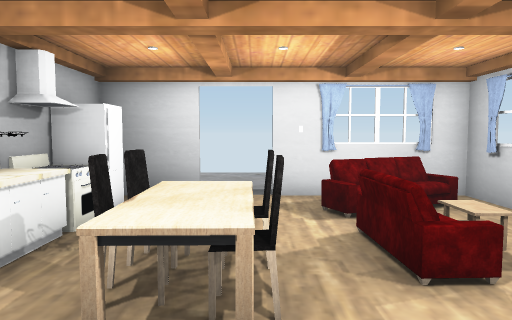
[1] (above)

15 first-person views from a walk through a Unity game level. The camera is 1.4 m above the floor, tilts 4° down and sees 70° across. The floor is counted in squares, 1 m on a side. Each view is taken from the middle of a square. On the plan, view 1 faces up. The plan holds only what a view shows up to about 16 squares ahead; the rest is blank. Door leaves are left out, so doorways stand open. Some surface patterns are stand-ins.

[2]
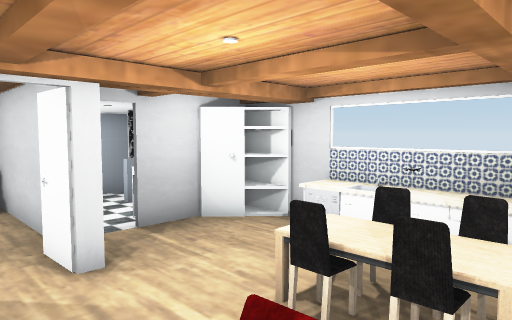

[3]
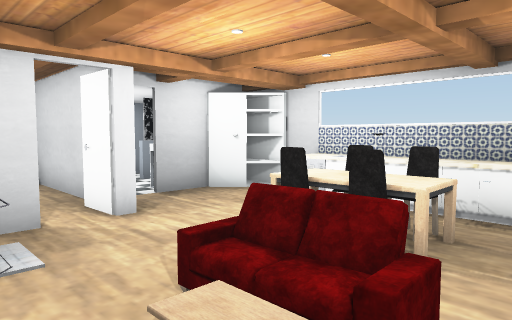

[4]
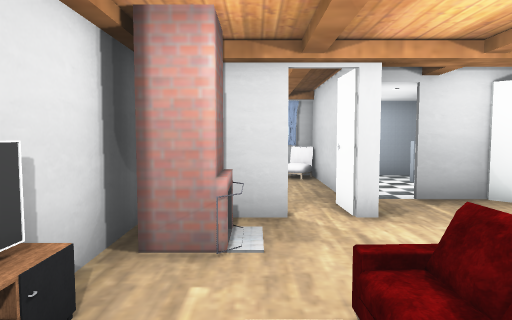

[5]
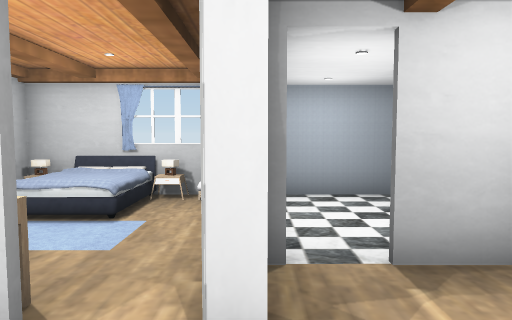

[6]
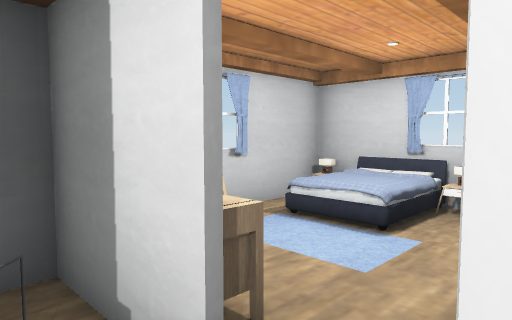

[7]
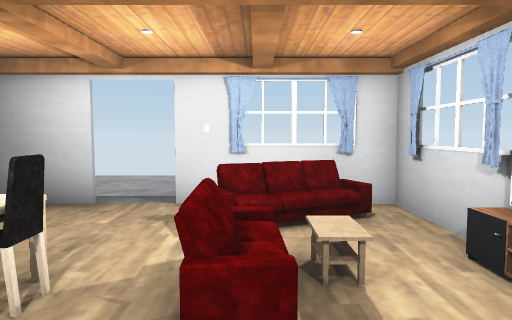

[8]
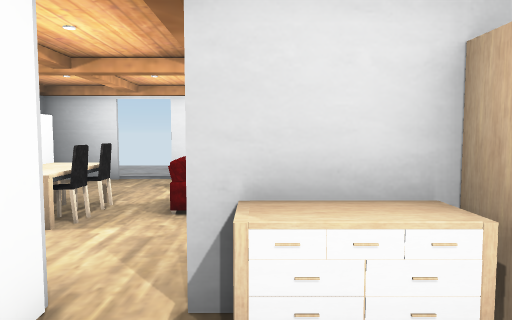

[9]
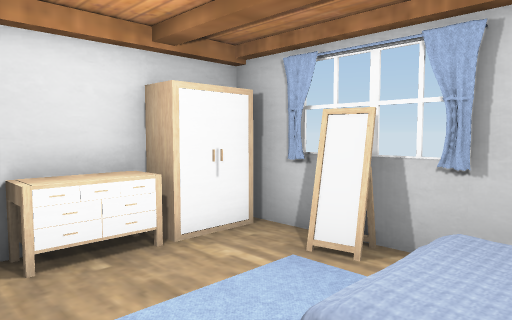

[10]
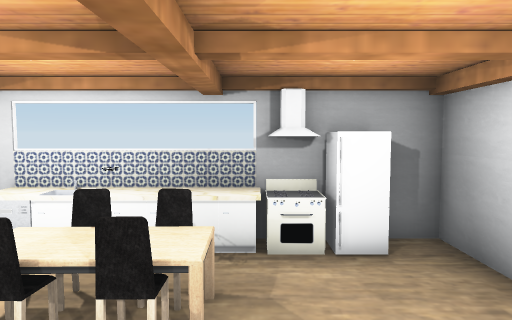

[11]
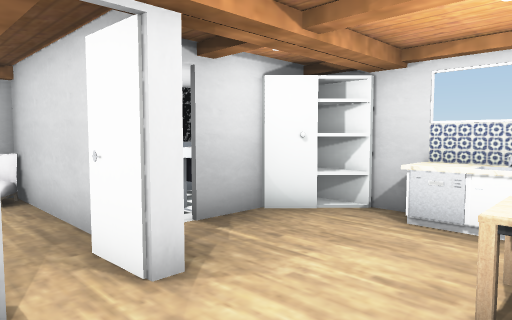

[12]
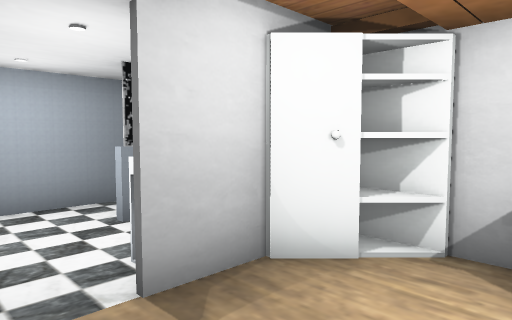

[13]
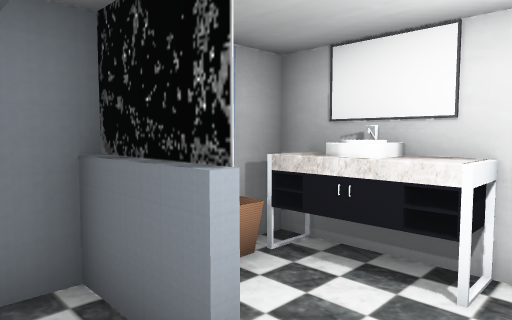

[14]
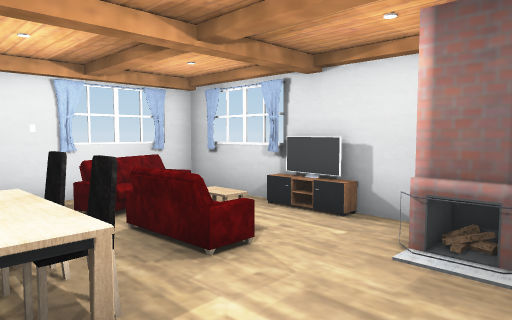

[15]
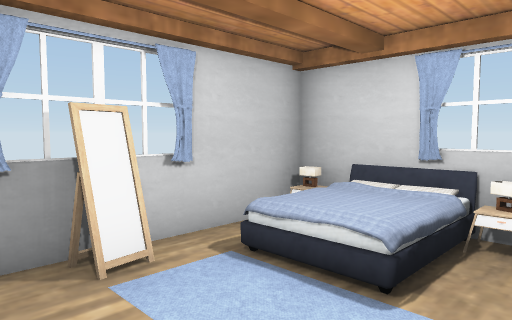

### Floor plan
Points are (right, up) in squares from view 1. A wall is a line through its corners. A room is listed if a view was taken in it or the views show most of it. See-through windows are left out.
Room 1 (views 1, 2, 3, 4, 5, 6, 7, 10, 11, 12, 13, 14, 15)
walls: (0.9, -0.1) (1.3, -0.1) (1.4, -1.4); (2.4, -0.1) (4.5, -0.1); (-0.6, -2) (-3.5, -2); (-1.5, -1.8) (-0.4, -1.8); (-3.4, -0.3) (-2.3, -1.4); (4.9, 0.6) (4.8, 3.6); (4.8, 4.4) (4.8, 8.3) (2.6, 8.3); (-1.3, 8.3) (-3.5, 8.3) (-3.5, -3); (1.4, 8.3) (0.4, 8.3); (-3.5, -4.5) (-3.5, -5.5); (-2.6, -6.5) (1.1, -6.5)
low walls: (4.4, 3.3) (4.4, 5.1)
ways out: opening at (2, -1) to room 2; open door at (-3, -0.5); open door at (-0.5, 8)
objects: other object (-3, -5) to (-2, -5); other object (-3, -3); other object (-3, 1) to (-3, 4); other object (-3, 5) to (-3, 6); other object (-3, 7); other object (-2, -3) to (-1, -2); other object (-2, 3); other object (-1, 2) to (0, 2); other object (-1, 3); other object (-1, 4); other object (0, 3); other object (0, 4); other object (1, 7); other object (2, 3) to (2, 5); other object (3, 1) to (4, 2)
Room 2 (views 8, 9)
walls: (5.5, -3) (6, -2.9) (5.9, -2.4); (5.7, -3) (5.6, -2.4); (4.5, -0.2) (2.4, -0.2); (1.1, -2.1) (1.1, -6.5) (6.3, -6.5) (6.3, -2.4)
ways out: opening at (2, -1) to room 1
objects: other object (2, -6); other object (3, -6) to (5, -5); other object (3, -4) to (5, -4); other object (3, -1) to (4, -1); other object (4, -6); other object (5, -1) to (6, 0); other object (6, -2)

Positions as (right, up) in squares from view 1, and headings:
1: (0, 0), facing up
2: (3, 5), facing down-left
3: (4, 6), facing down-left
4: (3, 6), facing down
5: (1, 2), facing down
6: (1, 1), facing down-right
7: (2, 1), facing up
8: (3, -3), facing up
9: (2, -5), facing up-right
10: (3, 5), facing left
11: (3, 3), facing down-left
12: (1, 1), facing down-left
13: (0, -6), facing up-left
14: (-1, 0), facing up-right
15: (2, -1), facing down-right
